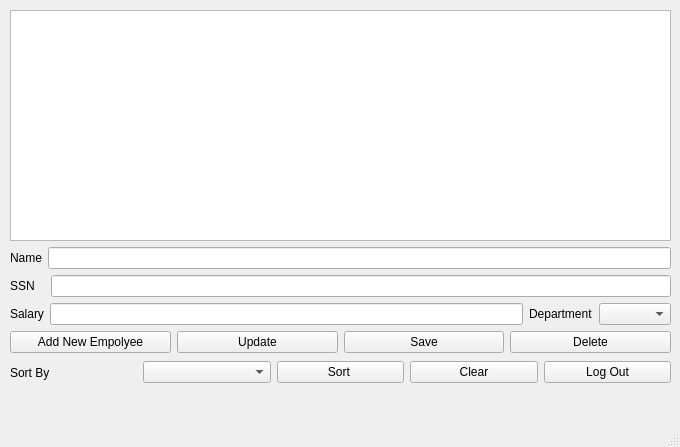
<?xml version="1.0" encoding="UTF-8"?>
<ui version="4.0">
 <class>HR</class>
 <widget class="QMainWindow" name="HR">
  <property name="geometry">
   <rect>
    <x>0</x>
    <y>0</y>
    <width>680</width>
    <height>447</height>
   </rect>
  </property>
  <property name="windowTitle">
   <string>MainWindow</string>
  </property>
  <widget class="QWidget" name="centralwidget">
   <widget class="QWidget" name="layoutWidget">
    <property name="geometry">
     <rect>
      <x>10</x>
      <y>360</y>
      <width>661</width>
      <height>25</height>
     </rect>
    </property>
    <layout class="QHBoxLayout" name="horizontalLayout_6">
     <item>
      <widget class="QLabel" name="label_5">
       <property name="text">
        <string>Sort By</string>
       </property>
      </widget>
     </item>
     <item>
      <widget class="QComboBox" name="comboBox_SortBy"/>
     </item>
     <item>
      <widget class="QPushButton" name="Sort">
       <property name="text">
        <string>Sort </string>
       </property>
      </widget>
     </item>
     <item>
      <widget class="QPushButton" name="Clear">
       <property name="text">
        <string>Clear</string>
       </property>
      </widget>
     </item>
     <item>
      <widget class="QPushButton" name="LogOut">
       <property name="text">
        <string>Log Out</string>
       </property>
      </widget>
     </item>
    </layout>
   </widget>
   <widget class="QWidget" name="layoutWidget">
    <property name="geometry">
     <rect>
      <x>10</x>
      <y>10</y>
      <width>661</width>
      <height>343</height>
     </rect>
    </property>
    <layout class="QVBoxLayout" name="verticalLayout_4">
     <item>
      <widget class="QTableWidget" name="tableWidget"/>
     </item>
     <item>
      <layout class="QVBoxLayout" name="verticalLayout_3">
       <item>
        <layout class="QVBoxLayout" name="verticalLayout_2">
         <item>
          <layout class="QVBoxLayout" name="verticalLayout">
           <item>
            <layout class="QHBoxLayout" name="horizontalLayout_4">
             <item>
              <widget class="QLabel" name="label">
               <property name="text">
                <string>Name</string>
               </property>
              </widget>
             </item>
             <item>
              <widget class="QLineEdit" name="lineEdit_Name"/>
             </item>
            </layout>
           </item>
           <item>
            <layout class="QHBoxLayout" name="horizontalLayout_3">
             <item>
              <widget class="QLabel" name="label_2">
               <property name="text">
                <string>SSN   </string>
               </property>
              </widget>
             </item>
             <item>
              <widget class="QLineEdit" name="lineEdit_SSN"/>
             </item>
            </layout>
           </item>
          </layout>
         </item>
         <item>
          <layout class="QHBoxLayout" name="horizontalLayout_2">
           <item>
            <layout class="QHBoxLayout" name="horizontalLayout_5">
             <item>
              <widget class="QLabel" name="label_4">
               <property name="text">
                <string>Salary</string>
               </property>
              </widget>
             </item>
             <item>
              <widget class="QLineEdit" name="lineEdit_Salary"/>
             </item>
            </layout>
           </item>
           <item>
            <widget class="QLabel" name="label_3">
             <property name="text">
              <string>Department</string>
             </property>
            </widget>
           </item>
           <item>
            <widget class="QComboBox" name="comboBox_Dep"/>
           </item>
          </layout>
         </item>
        </layout>
       </item>
       <item>
        <layout class="QHBoxLayout" name="horizontalLayout">
         <item>
          <widget class="QPushButton" name="AddNewEmp">
           <property name="text">
            <string>Add New Empolyee</string>
           </property>
          </widget>
         </item>
         <item>
          <widget class="QPushButton" name="Update">
           <property name="text">
            <string>Update</string>
           </property>
          </widget>
         </item>
         <item>
          <widget class="QPushButton" name="Save">
           <property name="text">
            <string>Save</string>
           </property>
          </widget>
         </item>
         <item>
          <widget class="QPushButton" name="Delete">
           <property name="text">
            <string>Delete</string>
           </property>
          </widget>
         </item>
        </layout>
       </item>
      </layout>
     </item>
    </layout>
   </widget>
  </widget>
  <widget class="QMenuBar" name="menubar">
   <property name="geometry">
    <rect>
     <x>0</x>
     <y>0</y>
     <width>680</width>
     <height>21</height>
    </rect>
   </property>
  </widget>
  <widget class="QStatusBar" name="statusbar"/>
 </widget>
 <resources/>
 <connections/>
</ui>
